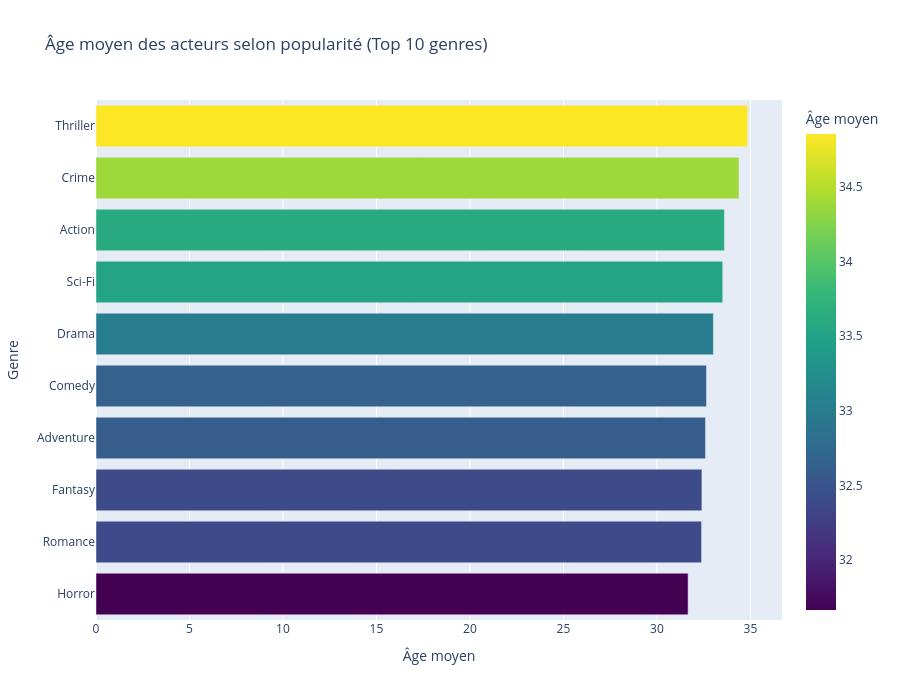

Notebook code cell kept with this figure:
### Code cell
# -----------------------------
# Âge moyen des acteurs selon popularité (Top 10 + filtre genre)
# -----------------------------

# 1) Calcul de l'âge au moment du film
films["age"] = films["startYear"] - films["birthYear"]

# Nettoyage : retirer âges impossibles
films = films[(films["age"] > 10) & (films["age"] < 100)]

# 2) Explosion des genres (car "Action,Drama" doit devenir 2 lignes)
films_genres = films.assign(
    genre=films["genres"].str.split(",")
).explode("genre")

# 3) Popularité par genre = somme des votes
popularite_genre = (
    films_genres
    .groupby("genre")["numVotes"]
    .sum()
    .reset_index(name="total_votes")
)

# 4) Top 10 genres les plus populaires
top10_genres = popularite_genre.sort_values("total_votes", ascending=False).head(10)["genre"]

# 5) Filtrer les films sur ces 10 genres
films_top_genres = films_genres[films_genres["genre"].isin(top10_genres)]

# 6) Calcul de l'âge moyen par genre
age_moyen_genre = (
    films_top_genres
    .groupby("genre")["age"]
    .mean()
    .reset_index(name="age_moyen")
    
)
import plotly.express as px

fig = px.bar(
    age_moyen_genre.sort_values("age_moyen"),
    x="age_moyen",
    y="genre",
    orientation="h",
    title="Âge moyen des acteurs selon popularité (Top 10 genres)",
    labels={
        "age_moyen": "Âge moyen",
        "genre": "Genre"
    },
    color="age_moyen",
    color_continuous_scale="Viridis"
)

fig.update_layout(height=700)

fig.show()


fig.write_image("plots/âge_moyen_acteurs_pop.png")

### Figure 1 — Plotly figure (JSON) as saved in the notebook; plotly's stock layout.template omitted (floating-point values rounded to 4 significant figures)
{"data": [{"hovertemplate": "Âge moyen=%{marker.color}<br>Genre=%{y}<extra></extra>", "legendgroup": "", "marker": {"color": [31.67, 32.39, 32.4, 32.6, 32.65, 33.02, 33.52, 33.61, 34.39, 34.85], "coloraxis": "coloraxis", "pattern": {"shape": ""}}, "name": "", "orientation": "h", "showlegend": false, "textposition": "auto", "type": "bar", "x": [31.67, 32.39, 32.4, 32.6, 32.65, 33.02, 33.52, 33.61, 34.39, 34.85], "xaxis": "x", "y": ["Horror", "Romance", "Fantasy", "Adventure", "Comedy", "Drama", "Sci-Fi", "Action", "Crime", "Thriller"], "yaxis": "y"}], "layout": {"barmode": "relative", "coloraxis": {"colorbar": {"title": {"text": "Âge moyen"}}, "colorscale": [[0, "#440154"], [0.1111, "#482878"], [0.2222, "#3e4989"], [0.3333, "#31688e"], [0.4444, "#26828e"], [0.5556, "#1f9e89"], [0.6667, "#35b779"], [0.7778, "#6ece58"], [0.8889, "#b5de2b"], [1, "#fde725"]]}, "height": 700, "legend": {"tracegroupgap": 0}, "title": {"text": "Âge moyen des acteurs selon popularité (Top 10 genres)"}, "xaxis": {"anchor": "y", "domain": [0, 1], "title": {"text": "Âge moyen"}}, "yaxis": {"anchor": "x", "domain": [0, 1], "title": {"text": "Genre"}}}}
